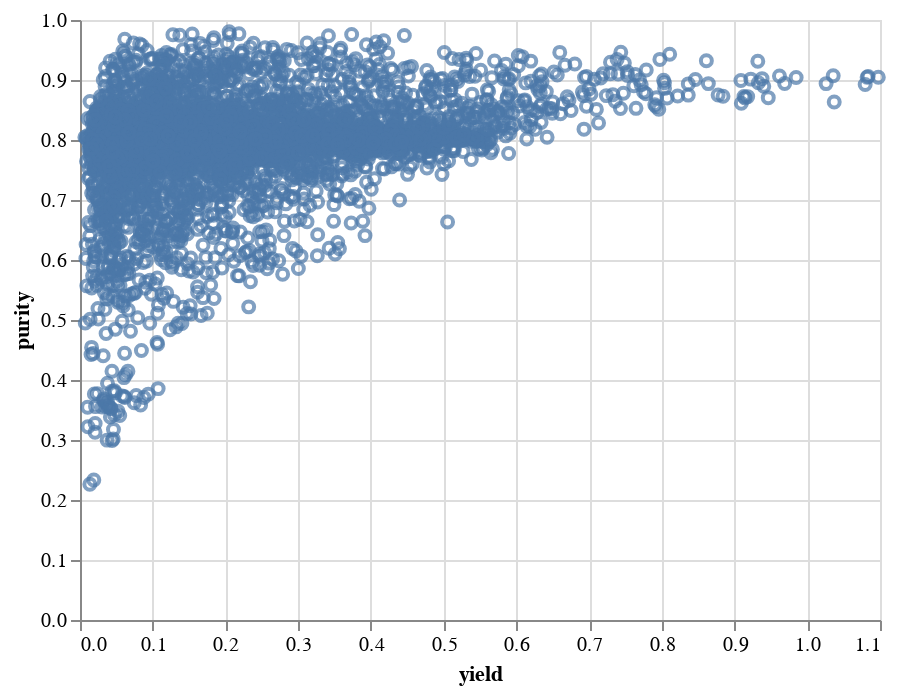

Write notebook code for a chart like this one.
### Markdown cell above
### Observe purity vs. yield

### Code cell
alt.Chart(mm_results).mark_point().encode(
    x='yield',
    y='purity')

### Figure 1 — Vega-Lite specification as saved in the notebook (floating-point values rounded to 4 significant figures; data arrays with more than 128 entries replaced by an {"elided": "..."} marker saying what was removed)
{"config": {"view": {"continuousWidth": 400, "continuousHeight": 300}}, "data": {"name": "data-bc544b56b070d6214c0b99734331da5e"}, "mark": "point", "encoding": {"x": {"type": "quantitative", "field": "yield"}, "y": {"type": "quantitative", "field": "purity"}}, "$schema": "https://vega.github.io/schema/vega-lite/v4.8.1.json", "datasets": {"data-bc544b56b070d6214c0b99734331da5e": {"elided": "5000 records"}}}
